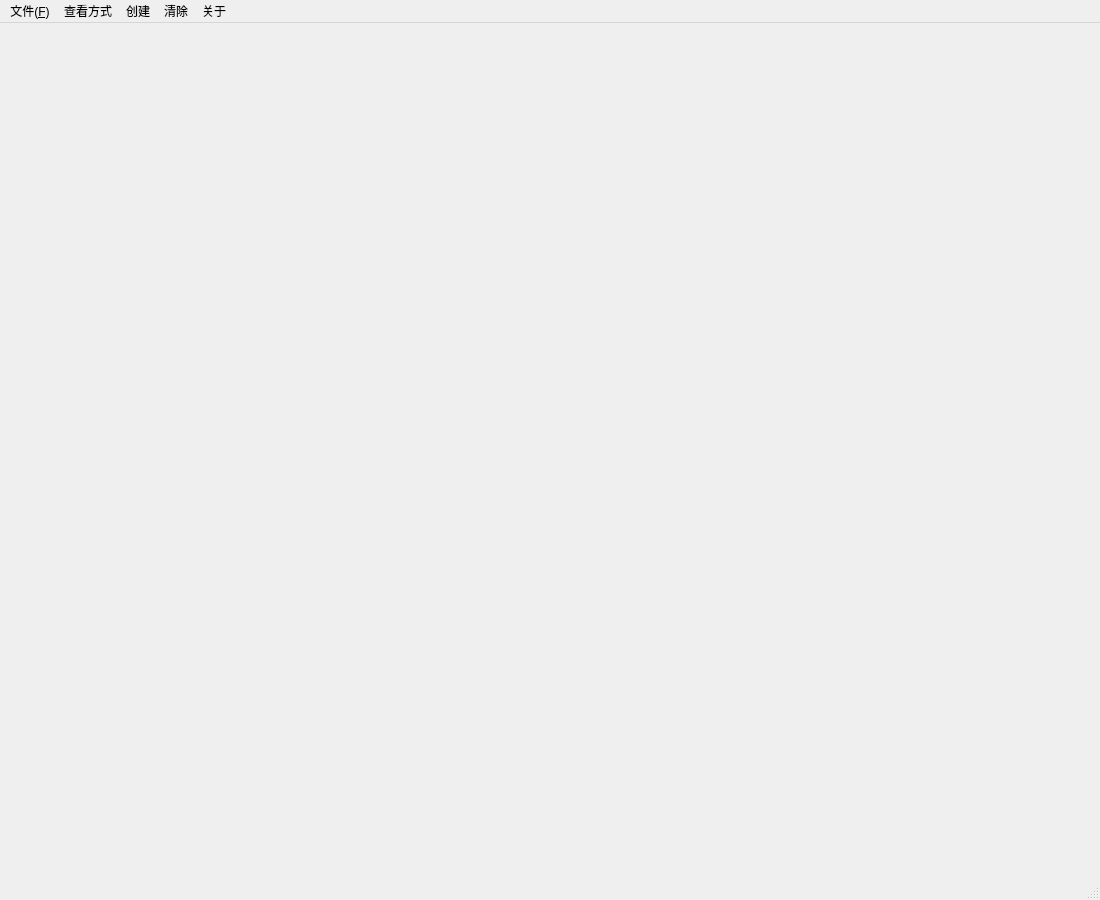
<?xml version="1.0" encoding="UTF-8"?>
<ui version="4.0">
 <class>MainWindow</class>
 <widget class="QMainWindow" name="MainWindow">
  <property name="geometry">
   <rect>
    <x>0</x>
    <y>0</y>
    <width>1100</width>
    <height>900</height>
   </rect>
  </property>
  <property name="minimumSize">
   <size>
    <width>0</width>
    <height>0</height>
   </size>
  </property>
  <property name="maximumSize">
   <size>
    <width>2000</width>
    <height>2000</height>
   </size>
  </property>
  <property name="windowTitle">
   <string>MainWindow</string>
  </property>
  <widget class="QWidget" name="centralwidget"/>
  <widget class="QMenuBar" name="menubar">
   <property name="geometry">
    <rect>
     <x>0</x>
     <y>0</y>
     <width>1100</width>
     <height>28</height>
    </rect>
   </property>
   <widget class="QMenu" name="menu">
    <property name="title">
     <string>文件(&amp;F)</string>
    </property>
    <addaction name="actionImportFiles"/>
    <addaction name="actionExit"/>
   </widget>
   <widget class="QMenu" name="menu_2">
    <property name="title">
     <string>关于</string>
    </property>
    <property name="icon">
     <iconset>
      <normaloff>:/Resources/about.webp</normaloff>:/Resources/about.webp</iconset>
    </property>
    <addaction name="action"/>
   </widget>
   <widget class="QMenu" name="menu_3">
    <property name="title">
     <string>查看方式</string>
    </property>
    <addaction name="actionRotate"/>
    <addaction name="actionMove"/>
    <addaction name="actionZoom"/>
    <addaction name="actionReset"/>
   </widget>
   <widget class="QMenu" name="menu_4">
    <property name="title">
     <string>创建</string>
    </property>
    <addaction name="actOstTest"/>
   </widget>
   <widget class="QMenu" name="menu_5">
    <property name="title">
     <string>清除</string>
    </property>
    <addaction name="actionClear"/>
   </widget>
   <addaction name="menu"/>
   <addaction name="menu_3"/>
   <addaction name="menu_4"/>
   <addaction name="menu_5"/>
   <addaction name="menu_2"/>
  </widget>
  <widget class="QStatusBar" name="statusbar"/>
  <action name="actionImportFiles">
   <property name="checkable">
    <bool>true</bool>
   </property>
   <property name="icon">
    <iconset>
     <normaloff>:/Image/Resources/exportFile.jpg</normaloff>:/Image/Resources/exportFile.jpg</iconset>
   </property>
   <property name="text">
    <string>导入文件模型</string>
   </property>
   <property name="toolTip">
    <string>导入文件模型</string>
   </property>
  </action>
  <action name="action">
   <property name="checkable">
    <bool>false</bool>
   </property>
   <property name="enabled">
    <bool>true</bool>
   </property>
   <property name="icon">
    <iconset>
     <normaloff>:/Image/Resources/about.webp</normaloff>:/Image/Resources/about.webp</iconset>
   </property>
   <property name="text">
    <string>关于</string>
   </property>
   <property name="toolTip">
    <string>关于</string>
   </property>
  </action>
  <action name="actOstTest">
   <property name="icon">
    <iconset theme="偏置算法测试">
     <normaloff>:/Image/Resources/ostTest.jpg</normaloff>:/Image/Resources/ostTest.jpg</iconset>
   </property>
   <property name="text">
    <string>偏置算法测试</string>
   </property>
  </action>
  <action name="actionZoom">
   <property name="icon">
    <iconset>
     <normaloff>:/Image/Resources/Zoom.png</normaloff>:/Image/Resources/Zoom.png</iconset>
   </property>
   <property name="text">
    <string>缩放</string>
   </property>
   <property name="toolTip">
    <string>缩放</string>
   </property>
  </action>
  <action name="actionMove">
   <property name="icon">
    <iconset>
     <normaloff>:/Image/Resources/Pan.png</normaloff>:/Image/Resources/Pan.png</iconset>
   </property>
   <property name="text">
    <string>平移</string>
   </property>
  </action>
  <action name="actionRotate">
   <property name="icon">
    <iconset>
     <normaloff>:/Image/Resources/Rotate.png</normaloff>:/Image/Resources/Rotate.png</iconset>
   </property>
   <property name="text">
    <string>旋转</string>
   </property>
  </action>
  <action name="actionClear">
   <property name="icon">
    <iconset>
     <normaloff>:/Image/Resources/clear</normaloff>:/Image/Resources/clear</iconset>
   </property>
   <property name="text">
    <string>清除模型</string>
   </property>
   <property name="toolTip">
    <string>清除模型</string>
   </property>
  </action>
  <action name="actionReset">
   <property name="icon">
    <iconset>
     <normaloff>:/Image/Resources/Home.png</normaloff>:/Image/Resources/Home.png</iconset>
   </property>
   <property name="text">
    <string>重置视图</string>
   </property>
   <property name="toolTip">
    <string>重置视图</string>
   </property>
  </action>
  <action name="actionExit">
   <property name="icon">
    <iconset>
     <normaloff>:/Image/Resources/exit.png</normaloff>:/Image/Resources/exit.png</iconset>
   </property>
   <property name="text">
    <string>退出</string>
   </property>
   <property name="toolTip">
    <string>退出</string>
   </property>
  </action>
  <action name="actionSplitShape">
   <property name="checkable">
    <bool>true</bool>
   </property>
   <property name="text">
    <string>拆分</string>
   </property>
   <property name="toolTip">
    <string>拆分显示</string>
   </property>
  </action>
 </widget>
 <resources/>
 <connections/>
</ui>
